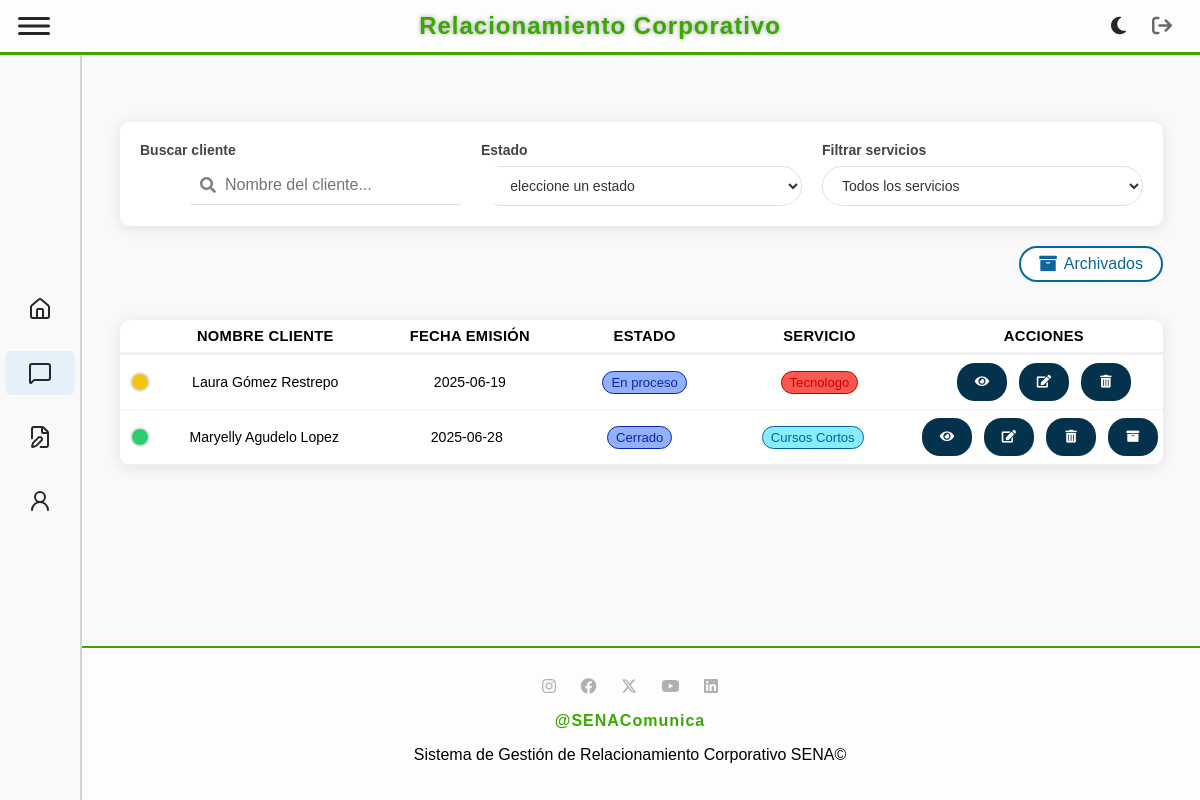
/solicitud/view (signed in), run on an earlier commit of the app's database.
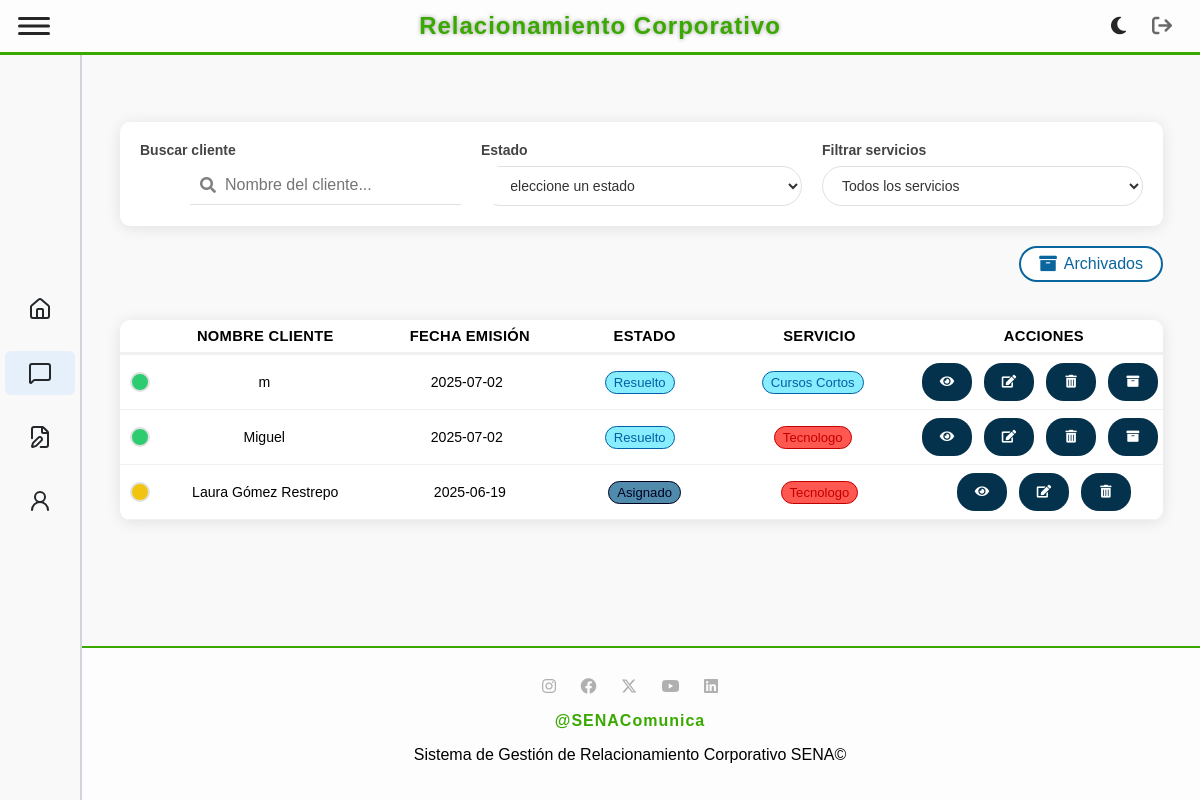
And on a later commit of the database.
### tables this page shows
CREATE TABLE `solicitud` (
  `idSolicitud` int(11) NOT NULL,
  `FechaEvento` date DEFAULT NULL,
  `FechaCreacion` date NOT NULL,
  `Lugar` varchar(80) DEFAULT NULL,
  `Municipio` varchar(50) NOT NULL,
  `Observaciones` text DEFAULT NULL,
  `Comentarios` text DEFAULT NULL,
  `MedioSolicitud` varchar(50) DEFAULT NULL,
  `DescripcionNecesidad` varchar(100) DEFAULT NULL,
  `FKusuario` int(11) NOT NULL,
  `FKtipoEvento` int(11) NOT NULL,
  `FKestado` int(11) NOT NULL,
  `FKcliente` int(11) NOT NULL,
  `FKtipoServicio` int(11) NOT NULL,
  `Asignacion` int(11) DEFAULT NULL
);

CREATE TABLE `cliente` (
  `idCliente` int(11) NOT NULL,
  `DocumentoCliente` varchar(20) NOT NULL,
  `NombreCliente` varchar(100) NOT NULL,
  `CorreoCliente` varchar(100) NOT NULL,
  `TelefonoCliente` varchar(10) NOT NULL
);

CREATE TABLE `estado` (
  `idEstado` int(11) NOT NULL,
  `Estado` varchar(45) NOT NULL,
  `Descripcion` varchar(100) NOT NULL,
  `Color` varchar(7) NOT NULL DEFAULT '#4361ee'
);

CREATE TABLE `servicio` (
  `idServicio` int(11) NOT NULL,
  `Servicio` varchar(100) NOT NULL,
  `Color` varchar(7) NOT NULL
);

### app/controllers/baseController.php (called while the page is built, shortened)
<?php
class BaseController
{
    public $layout = "default";
    public function render(string $view, array $arrayData = null)
    {
        $layout = MAIN_APP_ROUTE . "../views/layouts/{$this->layout}.php";
        include_once $layout;
    }
}

### app/controllers/solicitudController.php (called while the page is built, shortened)
<?php
require_once "baseController.php";
require_once MAIN_APP_ROUTE . "../models/SolicitudModel.php";
class SolicitudController extends BaseController
{
    public function view()
    {
        $rol = $_SESSION['rol'] ?? null;
        $idUsuario = $_SESSION['idUsuario'] ?? null;
        $solicitudObj = new SolicitudModel();
        if ($rol == 1) {
            $solicitudes = $solicitudObj->getAll();
        } elseif ($rol == 3 || $rol == 4) {
            $solicitudes = $solicitudObj->getByAsignacion($idUsuario);
        } else {
            $solicitudes = [];
        }
        $clienteObj = new ClienteModel();
        $clientes = $clienteObj->getAll();
        $servicioObj = new ServicioModel();
        $servicios = $servicioObj->getAll();
        $estadoObj = new EstadoModel();
        $estados = $estadoObj->getAll();
        $data = [
            "solicitudes" => $solicitudes,
            "clientes" => $clientes,
            "servicios" => $servicios,
            "estados" => $estados,
            "titulo" => "solicitudes"
        ];
        $this->render('solicitud/view.php', $data);
    }
}

### app/models/BaseModel.php (called while the page is built, shortened)
<?php
abstract class BaseModel {
    public function __construct() {
        try {
            $options = [
                PDO::ATTR_ERRMODE => PDO::ERRMODE_EXCEPTION,
                PDO::ATTR_DEFAULT_FETCH_MODE => PDO::FETCH_OBJ
            ];
            $dsn = DRIVER.':host='.HOST.';dbname='.DATABASE;
            $this->dbConnection = new PDO($dsn, USERNAME_DB, PASSWORD_DB, $options);
        } catch (PDOException $ex) {
            echo 'Error en la conexión: '.$ex->getMessage();
            exit;
        }
    }
}

### app/models/solicitudModel.php (called while the page is built, shortened)
<?php
require_once MAIN_APP_ROUTE . "../models/BaseModel.php";
class SolicitudModel extends BaseModel
{
    public function getAll(): array
    {
        try {
            $sql = "SELECT s.*, c.NombreCliente, sv.Servicio, sv.Color, e.Estado, e.Color AS ColorEstado
                    FROM solicitud s
                    JOIN cliente c ON s.FKcliente = c.idCliente
                    JOIN tiposervicio ts ON s.FKtipoServicio = ts.idTipoServicio
                    JOIN servicio sv ON ts.FKidServicio = sv.idServicio
                    JOIN estado e ON s.FKestado = e.idEstado
                    WHERE s.FKestado != 2";
            $stmt = $this->dbConnection->prepare($sql);
            $stmt->execute();
            return $stmt->fetchAll(\PDO::FETCH_OBJ);
        } catch (PDOException $e) {
            throw new PDOException("Error al obtener solicitudes: " . $e->getMessage());
        }
    }
}

### app/views/solicitud/view.php (the view, shortened to what the rows shown need)
<link href="https://cdnjs.cloudflare.com/ajax/libs/font-awesome/5.15.3/css/all.min.css" rel="stylesheet">
<?php
function adjustBrightness($hex, $steps)
{
    $hex = str_replace('#', '', $hex);
    $r = max(0, min(255, hexdec(substr($hex, 0, 2)) + $steps));
    $g = max(0, min(255, hexdec(substr($hex, 2, 2)) + $steps));
    $b = max(0, min(255, hexdec(substr($hex, 4, 2)) + $steps));
    return sprintf("#%02x%02x%02x", $r, $g, $b);
}
?>
<main>
    <div class="table">
        <?php if (empty($solicitudes)): ?>
            <?php if (in_array($_SESSION['rol'], [3, 4])): ?>
                <div class="solicitud-row">
                    <div colspan="6" style="text-align:center; width:100%;">Aún no tienes solicitudes asignadas.</div>
                </div>
            <?php else: ?>
                <div class="solicitud-row">
                    <div colspan="6" style="text-align:center; width:100%;">No se encuentran solicitudes en la base de datos</div>
                </div>
            <?php endif; ?>
        <?php else: ?>
            <?php foreach ($solicitudes as $solicitud): ?>
                <?php
                $dias = (new DateTime())->diff(new DateTime($solicitud->FechaCreacion))->days;
                if ($dias < 7) {
                    $statusClass = "status-recent";
                } elseif ($dias <= 15) {
                    $statusClass = "status-medium";
                } else {
                    $statusClass = "status-old";
                }
                $mostrarArchivar = in_array($solicitud->FKestado ?? $solicitud->idEstado ?? null, [4, 8]);
                $mostrarEliminar = isset($_SESSION['rol']) && $_SESSION['rol'] == 1;
                $colorOriginalServicio = $solicitud->Color;
                $colorFondoServicio = adjustBrightness($colorOriginalServicio, 80);
                $colorBordeYTextoServicio = adjustBrightness($colorOriginalServicio, -60);
                $colorOriginalEstado = $solicitud->ColorEstado ?? '#cccccc';
                $colorFondoEstado = adjustBrightness($colorOriginalEstado, 80);
                $colorBordeYTextoEstado = adjustBrightness($colorOriginalEstado, -60);
                ?>
                <div class="solicitud-row">
                    <div>
                        <span class="status-indicator <?php echo $statusClass; ?>"></span>
                    </div>
                    <div><?php echo htmlspecialchars($solicitud->NombreCliente); ?></div>
                    <div><?php echo htmlspecialchars($solicitud->FechaCreacion); ?></div>
                    <div>
                        <span class="service-badge"
                            style="
                                background-color: <?php echo $colorFondoEstado; ?>;
                                color: <?php echo $colorBordeYTextoEstado; ?>;
                                border: 1.5px solid <?php echo $colorBordeYTextoEstado; ?>;
                            ">
                            <?php echo htmlspecialchars($solicitud->Estado); ?>
                        </span>
                    </div>
                    <div>
                        <span class="service-badge"
                            style="
                                background-color: <?php echo $colorFondoServicio; ?>;
                                color: <?php echo $colorBordeYTextoServicio; ?>;
                                border: 1.5px solid <?php echo $colorBordeYTextoServicio; ?>;
                            ">
                            <?php echo htmlspecialchars($solicitud->Servicio); ?>
                        </span>
                    </div>
                    <div class="buttons">
                        <a href="/solicitud/view/<?php echo $solicitud->idSolicitud; ?>" class="ver buttons">
                            <i class="fas fa-eye"></i>
                        </a>
                        <a href="/solicitud/edit/<?php echo $solicitud->idSolicitud; ?>" class="editar">
                            <i class="fas fa-edit"></i>
                        </a>
                        <?php if ($mostrarEliminar): ?>
                            <a href="/solicitud/delete/<?php echo $solicitud->idSolicitud; ?>" class="eliminar">
                                <i class="fas fa-trash-alt"></i>
                            </a>
                        <?php endif; ?>
                        <?php if ($mostrarArchivar): ?>
                            <a href="#" class="archivar" title="Archivar" data-id="<?php echo $solicitud->idSolicitud; ?>">
                                <i class="fas fa-archive"></i>
                            </a>
                        <?php endif; ?>
                    </div>
                </div>
            <?php endforeach; ?>
        <?php endif; ?>
    </div>
</main>

What changed in the data, as far as the page shows it:
removed solicitud: FKcliente.NombreCliente "Maryelly Agudelo Lopez", FechaCreacion "2025-06-28", FKestado.Estado "Cerrado", servicio.Servicio "Cursos Cortos"
added solicitud: FKcliente.NombreCliente "m", FechaCreacion "2025-07-02", FKestado.Estado "Resuelto", servicio.Servicio "Cursos Cortos"
added solicitud: FKcliente.NombreCliente "Miguel", FechaCreacion "2025-07-02", FKestado.Estado "Resuelto", servicio.Servicio "Tecnologo"
changed solicitud "Laura Gómez Restrepo": FKestado 5 → 7 (drawn); FKestado.Estado "En proceso" → "Asignado"
